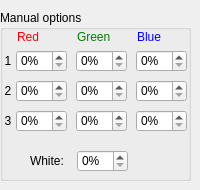
       <widget class="QWidget" name="TopManual">
        <widget class="QGroupBox" name="groupBox_6">
         <property name="geometry">
          <rect>
           <x>0</x>
           <y>10</y>
           <width>191</width>
           <height>171</height>
          </rect>
         </property>
         <property name="title">
          <string>Manual options</string>
         </property>
         <widget class="QLabel" name="label_39">
          <property name="geometry">
           <rect>
            <x>17</x>
            <y>20</y>
            <width>46</width>
            <height>13</height>
           </rect>
          </property>
          <property name="styleSheet">
           <string notr="true">font: bold 8pt &quot;MS Shell Dlg 2&quot;; color: red; </string>
          </property>
          <property name="text">
           <string>Red</string>
          </property>
         </widget>
         <widget class="QSpinBox" name="spinBoxTopBlue1">
          <property name="geometry">
           <rect>
            <x>136</x>
            <y>40</y>
            <width>51</width>
            <height>22</height>
           </rect>
          </property>
          <property name="suffix">
           <string>%</string>
          </property>
          <property name="maximum">
           <number>100</number>
          </property>
          <property name="value">
           <number>0</number>
          </property>
         </widget>
         <widget class="QSpinBox" name="spinBoxTopBlue3">
          <property name="geometry">
           <rect>
            <x>136</x>
            <y>100</y>
            <width>51</width>
            <height>22</height>
           </rect>
          </property>
          <property name="suffix">
           <string>%</string>
          </property>
          <property name="maximum">
           <number>100</number>
          </property>
          <property name="value">
           <number>0</number>
          </property>
         </widget>
         <widget class="QSpinBox" name="spinBoxTopRed1">
          <property name="geometry">
           <rect>
            <x>16</x>
            <y>40</y>
            <width>51</width>
            <height>22</height>
           </rect>
          </property>
          <property name="suffix">
           <string>%</string>
          </property>
          <property name="maximum">
           <number>100</number>
          </property>
          <property name="value">
           <number>0</number>
          </property>
         </widget>
         <widget class="QSpinBox" name="spinBoxTopBlue2">
          <property name="geometry">
           <rect>
            <x>136</x>
            <y>70</y>
            <width>51</width>
            <height>22</height>
           </rect>
          </property>
          <property name="suffix">
           <string>%</string>
          </property>
          <property name="maximum">
           <number>100</number>
          </property>
          <property name="value">
           <number>0</number>
          </property>
         </widget>
         <widget class="QSpinBox" name="spinBoxTopRed2">
          <property name="geometry">
           <rect>
            <x>16</x>
            <y>70</y>
            <width>51</width>
            <height>22</height>
           </rect>
          </property>
          <property name="suffix">
           <string>%</string>
          </property>
          <property name="maximum">
           <number>100</number>
          </property>
          <property name="value">
           <number>0</number>
          </property>
         </widget>
         <widget class="QSpinBox" name="spinBoxTopRed3">
          <property name="geometry">
           <rect>
            <x>16</x>
            <y>100</y>
            <width>51</width>
            <height>22</height>
           </rect>
          </property>
          <property name="suffix">
           <string>%</string>
          </property>
          <property name="maximum">
           <number>100</number>
          </property>
          <property name="value">
           <number>0</number>
          </property>
         </widget>
         <widget class="QSpinBox" name="spinBoxTopGreen3">
          <property name="geometry">
           <rect>
            <x>76</x>
            <y>100</y>
            <width>51</width>
            <height>22</height>
           </rect>
          </property>
          <property name="suffix">
           <string>%</string>
          </property>
          <property name="maximum">
           <number>100</number>
          </property>
          <property name="value">
           <number>0</number>
          </property>
         </widget>
         <widget class="QSpinBox" name="spinBoxTopGreen1">
          <property name="geometry">
           <rect>
            <x>76</x>
            <y>40</y>
            <width>51</width>
            <height>22</height>
           </rect>
          </property>
          <property name="suffix">
           <string>%</string>
          </property>
          <property name="maximum">
           <number>100</number>
          </property>
          <property name="value">
           <number>0</number>
          </property>
         </widget>
         <widget class="QSpinBox" name="spinBoxTopGreen2">
          <property name="geometry">
           <rect>
            <x>76</x>
            <y>70</y>
            <width>51</width>
            <height>22</height>
           </rect>
          </property>
          <property name="suffix">
           <string>%</string>
          </property>
          <property name="maximum">
           <number>100</number>
          </property>
          <property name="value">
           <number>0</number>
          </property>
         </widget>
         <widget class="QLabel" name="label_55">
          <property name="geometry">
           <rect>
            <x>77</x>
            <y>20</y>
            <width>46</width>
            <height>13</height>
           </rect>
          </property>
          <property name="styleSheet">
           <string notr="true">font: bold 8pt &quot;MS Shell Dlg 2&quot;; color: green; </string>
          </property>
          <property name="text">
           <string>Green</string>
          </property>
         </widget>
         <widget class="QLabel" name="label_56">
          <property name="geometry">
           <rect>
            <x>137</x>
            <y>20</y>
            <width>46</width>
            <height>13</height>
           </rect>
          </property>
          <property name="styleSheet">
           <string notr="true">font: bold 8pt &quot;MS Shell Dlg 2&quot;; color: blue; </string>
          </property>
          <property name="text">
           <string>Blue</string>
          </property>
         </widget>
         <widget class="QLabel" name="label_57">
          <property name="geometry">
           <rect>
            <x>0</x>
            <y>40</y>
            <width>16</width>
            <height>21</height>
           </rect>
          </property>
          <property name="styleSheet">
           <string notr="true">font: bold 8pt &quot;MS Shell Dlg 2&quot;;</string>
          </property>
          <property name="text">
           <string>1</string>
          </property>
          <property name="alignment">
           <set>Qt::AlignCenter</set>
          </property>
         </widget>
         <widget class="QLabel" name="label_58">
          <property name="geometry">
           <rect>
            <x>0</x>
            <y>70</y>
            <width>16</width>
            <height>21</height>
           </rect>
          </property>
          <property name="styleSheet">
           <string notr="true">font: bold 8pt &quot;MS Shell Dlg 2&quot;;</string>
          </property>
          <property name="text">
           <string>2</string>
          </property>
          <property name="alignment">
           <set>Qt::AlignCenter</set>
          </property>
         </widget>
         <widget class="QLabel" name="label_59">
          <property name="geometry">
           <rect>
            <x>0</x>
            <y>100</y>
            <width>16</width>
            <height>21</height>
           </rect>
          </property>
          <property name="styleSheet">
           <string notr="true">font: bold 8pt &quot;MS Shell Dlg 2&quot;;</string>
          </property>
          <property name="text">
           <string>3</string>
          </property>
          <property name="alignment">
           <set>Qt::AlignCenter</set>
          </property>
         </widget>
         <widget class="QSpinBox" name="spinBoxTopWhite">
          <property name="geometry">
           <rect>
            <x>77</x>
            <y>140</y>
            <width>51</width>
            <height>22</height>
           </rect>
          </property>
          <property name="suffix">
           <string>%</string>
          </property>
          <property name="maximum">
           <number>100</number>
          </property>
          <property name="value">
           <number>0</number>
          </property>
         </widget>
         <widget class="QLabel" name="label_60">
          <property name="geometry">
           <rect>
            <x>30</x>
            <y>140</y>
            <width>46</width>
            <height>21</height>
           </rect>
          </property>
          <property name="styleSheet">
           <string notr="true">font: bold 8pt &quot;MS Shell Dlg 2&quot;;</string>
          </property>
          <property name="text">
           <string>White:</string>
          </property>
         </widget>
        </widget>
       </widget>
